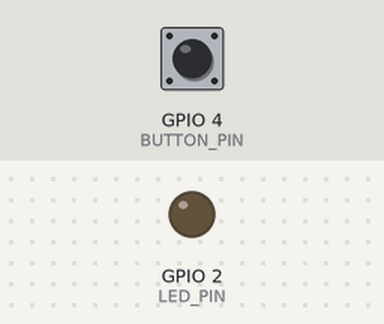
This program was run on a simulated ESP32. Parts: output pins drawn as LEDs (lit = HIGH). The inputs (shaded band) are chosen by the test bench; at power-on: GPIO 4 (BUTTON_PIN) HIGH.

Above: at 1.2 s.
1.3 s: GPIO 4 (BUTTON_PIN) pulled LOW for 0.15 s
At 2.1 s:
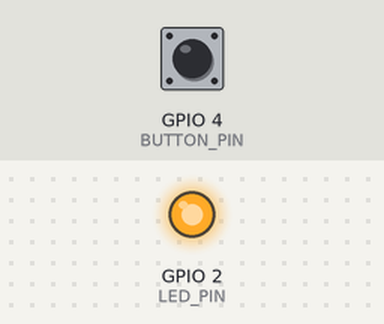
2.9 s: GPIO 4 (BUTTON_PIN) pulled LOW for 1 s
At 3.3 s:
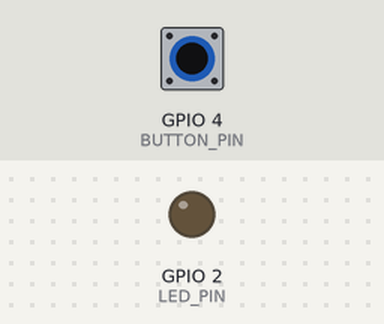
5.4 s: GPIO 4 (BUTTON_PIN) pulled LOW for 3.2 s
At 6.4 s:
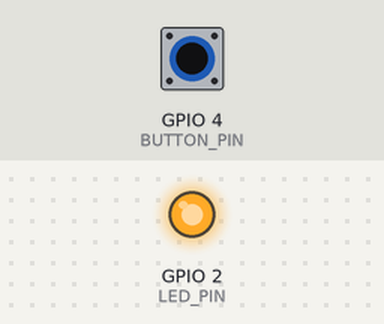
Timing chart, 0 to 8.4 s (numbered marks = the images above; inputs shaded):
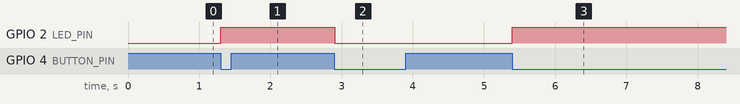

The program:

main.cpp
```cpp
// (licence header left out)
#include <Arduino.h>

// Define pin numbers
#define LED_PIN     2
#define BUTTON_PIN  4

// Variables to store button and LED states
bool ledState = false;          // Current LED state (ON/OFF)
bool lastButtonState = HIGH;    // Previous button state
bool currentButtonState;

// Setup function runs once when ESP32 starts
void setup() {
  pinMode(LED_PIN, OUTPUT);                 // Set LED pin as output
  pinMode(BUTTON_PIN, INPUT_PULLUP);        // Enable internal pull-up resistor

  digitalWrite(LED_PIN, LOW);               // Turn LED OFF initially
}

// Loop function runs continuously
void loop() {

  // Read the current button state
  currentButtonState = digitalRead(BUTTON_PIN);

  // Detect button press (state change from HIGH to LOW)
  if (lastButtonState == HIGH && currentButtonState == LOW) {

    // Toggle LED state
    ledState = !ledState;
    digitalWrite(LED_PIN, ledState);

    // Simple debounce delay
    delay(200);
  }

  // Save the current button state for next loop
  lastButtonState = currentButtonState;
}
```

Measured:
- after the input at 1.3 s, GPIO 2 (LED_PIN): LOW → HIGH at once
- after the input at 2.9 s, GPIO 2 (LED_PIN): HIGH → LOW at once
- after the input at 5.4 s, GPIO 2 (LED_PIN): LOW → HIGH at once
